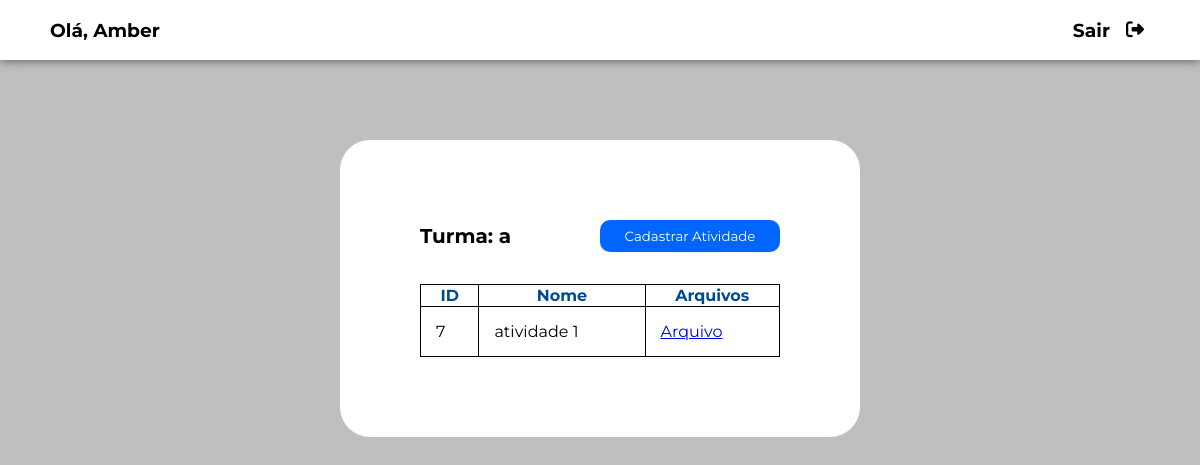
Before: /tela_atividades/11 with the older database file.
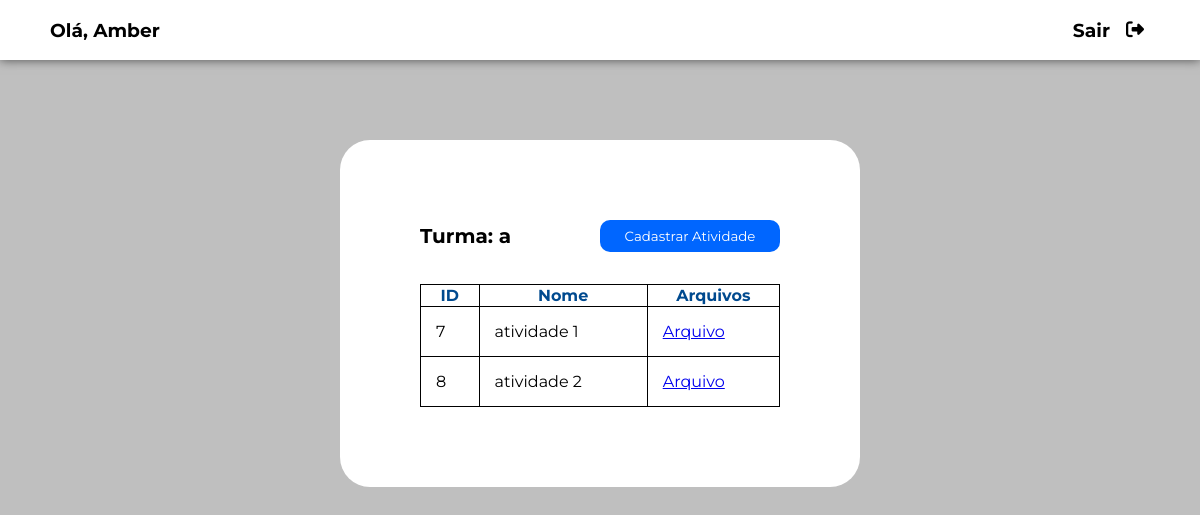
After: the same page with the newer database file.
### app_escola/models.py (models this page shows, shortened)
class Professor(models.Model):
    nome = models.CharField(max_length=120)
    email = models.CharField(max_length=120)
    senha = models.CharField(max_length=120)
    def __str__(self):
        return self.nome

class Atividade(models.Model):
    nome_atividade = models.CharField(max_length=120)
    id_turma = models.ForeignKey(Turma, null=True, on_delete=models.CASCADE)
    arquivo = models.FileField(upload_to='atividade_arquivos/', blank=True)

### app_escola/views.py (the view)
# urls.py: path('tela_atividades/<int:id_turma>', views.tela_atividades, name='tela_atividades'),
def tela_atividades(request, id_turma):
    atividades_turma = Atividade.objects.filter(id_turma_id = id_turma)
    turma = Turma.objects.filter(pk=id_turma).first()
    return render(request, 'tela_atividades.html', {
        "atividades_turma": atividades_turma,
        "turma_id": id_turma,
        "nome_turma": turma.nome_turma,
        "nome": turma.id_professor
    })

### app_escola/templates/tela_atividades.html (shortened to what this page needs)
{% load static %}
<!Doctype HTML>
<html lang="pt-br">
<head>
	<link rel="stylesheet" type="text/css" href="{% static 'css/tela_atividades.css' %}">
</head>
<body>
	<header>
		<nav class="navbar">
			<h3> Olá, {{nome}} </h3>
			<div class="logout-container">
				<h3> Sair </h3>
				<a href="{%url 'login' %}"><button type="submit"><i class="fa-solid fa-right-from-bracket"></i></button></a>
			</div>
		</nav>
	</header>
	<div class="general-container">
		<div class="table-container">
			<div class="container-cadastro">
                <p> Turma: {{nome_turma}} </p>
				<a href="{% url 'cadastro_atividade' id_turma=turma_id %}"><button type="submit" class="btn-cadastro"> Cadastrar Atividade </button></a>
			</div>
			{% if atividades_turma %}
					<table>
						<thead>
							<th> ID </th>
							<th> Nome </th>
							<th> Arquivos </th>
						</thead>
						<tbody>
							{% for atividade in atividades_turma %}
								<tr>
									<td> {{ atividade.id }} </td>
									<td> {{ atividade.nome_atividade }} </td>
									{% if atividade.arquivo %}
									<td> <a href="../../{{atividade.arquivo}}">Arquivo </a></td>
									{% else %}
									<td> Não há arquivos </td>
									{% endif %}
								</tr>
							{% endfor %}
						</tbody>
					</table>
			{% else %}
				<div style="display: flex; justify-content: center; margin-top: 30px;">
					<p style="font-size: 20px; font-weight: bold; text-decoration: underline;"> Não há atividades cadastradas para essa turma!</p>
				</div>
			{% endif %}
            </div>
		</div>
</body>
</html>

### app_escola/static/css/tela_atividades.css (style rules this page uses)
* { font-family: 'Montserrat', sans-serif; margin: 0; }
body { background-color: #bfbfbf; }
nav { width: 100vw; background-color: white; display: flex; justify-content: space-between; height: 60px; align-items: center; box-shadow: 0 0 10px rgba(0,0,0,0.6); }
nav h3 { margin-left: 50px; }
.logout-container { display: flex; margin-right: 50px; align-items: center; gap: 10px; }
.logout-container button { background: none; cursor: pointer; border: none; }
.logout-container button i { font-size: 18px; }
.general-container { display: flex; justify-content: center; margin-top: 5rem; }
.table-container { background-color: white; padding: 5rem; border-radius: 30px; display: flex; flex-direction: column; width: 30%; }
.container-cadastro { display: flex; justify-content: space-between; padding-bottom: 2rem; align-items: center; }
.container-cadastro p { font-weight: bold; font-size: 20px; word-wrap: break-word; max-width: 200px; }
table { border-collapse: collapse; }
thead th, tbody td { border: 1px solid black; }
th { color: #004A8F; }
td { padding: 15px; word-wrap: break-word; max-width: 200px; }
.btn-cadastro, .btn-excluir, .btn-visualizar { padding: 8px; border-radius: 10px; border: none; color: white; cursor: pointer; }
.btn-cadastro { width: 180px; background-color: #0066ff; }

Changed rows visible on the page:
added Atividade: id "8", nome_atividade "atividade 2"
